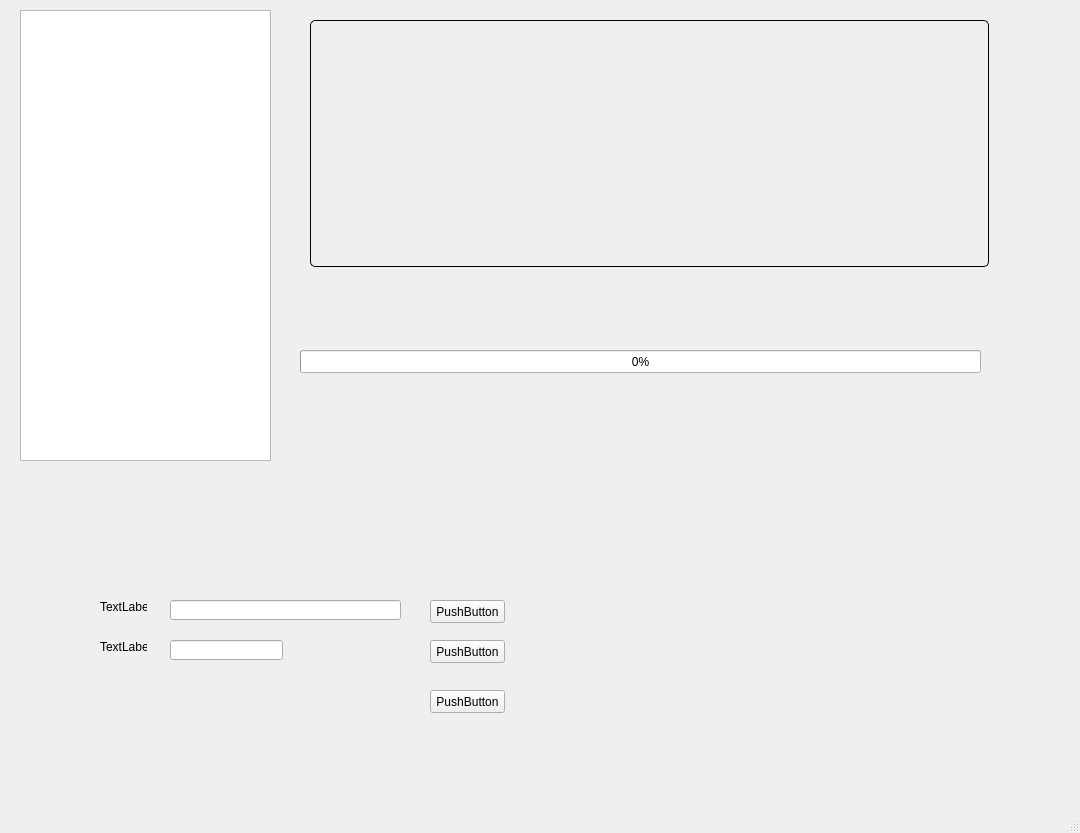
<?xml version="1.0" encoding="UTF-8"?>
<ui version="4.0">
 <class>MainWindow</class>
 <widget class="QMainWindow" name="MainWindow">
  <property name="geometry">
   <rect>
    <x>0</x>
    <y>0</y>
    <width>1080</width>
    <height>833</height>
   </rect>
  </property>
  <property name="windowTitle">
   <string>MainWindow</string>
  </property>
  <widget class="QWidget" name="centralwidget">
   <widget class="VideoPlayer" name="videoPlayer" native="true">
    <property name="geometry">
     <rect>
      <x>310</x>
      <y>20</y>
      <width>679</width>
      <height>247</height>
     </rect>
    </property>
    <property name="sizePolicy">
     <sizepolicy hsizetype="Expanding" vsizetype="Expanding">
      <horstretch>0</horstretch>
      <verstretch>0</verstretch>
     </sizepolicy>
    </property>
    <property name="focusPolicy">
     <enum>Qt::StrongFocus</enum>
    </property>
    <property name="styleSheet">
     <string notr="true">border: 1px solid black;
border-radius: 5px;
padding: 5px;</string>
    </property>
   </widget>
   <widget class="QTableView" name="movieDetailTableView">
    <property name="geometry">
     <rect>
      <x>20</x>
      <y>10</y>
      <width>251</width>
      <height>451</height>
     </rect>
    </property>
    <property name="minimumSize">
     <size>
      <width>0</width>
      <height>200</height>
     </size>
    </property>
   </widget>
   <widget class="QProgressBar" name="mainProgressBar">
    <property name="geometry">
     <rect>
      <x>300</x>
      <y>350</y>
      <width>681</width>
      <height>23</height>
     </rect>
    </property>
    <property name="value">
     <number>0</number>
    </property>
   </widget>
   <widget class="QLabel" name="label">
    <property name="geometry">
     <rect>
      <x>100</x>
      <y>600</y>
      <width>47</width>
      <height>13</height>
     </rect>
    </property>
    <property name="text">
     <string>TextLabel</string>
    </property>
   </widget>
   <widget class="QLineEdit" name="lineEdit">
    <property name="geometry">
     <rect>
      <x>170</x>
      <y>600</y>
      <width>231</width>
      <height>20</height>
     </rect>
    </property>
   </widget>
   <widget class="QPushButton" name="ffmpegAddressBtn">
    <property name="geometry">
     <rect>
      <x>430</x>
      <y>600</y>
      <width>75</width>
      <height>23</height>
     </rect>
    </property>
    <property name="text">
     <string>PushButton</string>
    </property>
   </widget>
   <widget class="QLabel" name="label_2">
    <property name="geometry">
     <rect>
      <x>100</x>
      <y>640</y>
      <width>47</width>
      <height>13</height>
     </rect>
    </property>
    <property name="text">
     <string>TextLabel</string>
    </property>
   </widget>
   <widget class="QLineEdit" name="lineEdit_2">
    <property name="geometry">
     <rect>
      <x>170</x>
      <y>640</y>
      <width>113</width>
      <height>20</height>
     </rect>
    </property>
   </widget>
   <widget class="QPushButton" name="videoAddressBtn">
    <property name="geometry">
     <rect>
      <x>430</x>
      <y>640</y>
      <width>75</width>
      <height>23</height>
     </rect>
    </property>
    <property name="text">
     <string>PushButton</string>
    </property>
   </widget>
   <widget class="QPushButton" name="startProcessBtn">
    <property name="geometry">
     <rect>
      <x>430</x>
      <y>690</y>
      <width>75</width>
      <height>23</height>
     </rect>
    </property>
    <property name="text">
     <string>PushButton</string>
    </property>
   </widget>
  </widget>
  <widget class="QMenuBar" name="menubar">
   <property name="geometry">
    <rect>
     <x>0</x>
     <y>0</y>
     <width>1080</width>
     <height>21</height>
    </rect>
   </property>
  </widget>
  <widget class="QStatusBar" name="statusbar"/>
 </widget>
 <customwidgets>
  <customwidget>
   <class>VideoPlayer</class>
   <extends>QWidget</extends>
   <header>py/VideoPlayer</header>
   <container>1</container>
  </customwidget>
 </customwidgets>
 <resources/>
 <connections/>
</ui>
